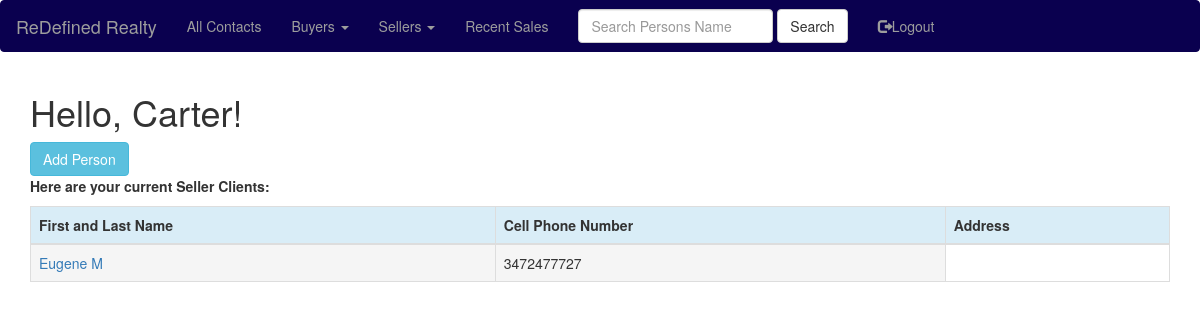
The page /seller_clients (signed in) on the database its author committed.
### app/models.py (models this page shows, shortened)
class User(UserMixin, db.Model):
    id = db.Column(db.Integer, primary_key=True)
    username = db.Column(db.String(64), index=True, unique=True)
    email = db.Column(db.String(120), index=True, unique=True)
    password_hash = db.Column(db.String(128))
    People=db.relationship('People', backref='people', lazy='dynamic')
    ProfileNotes=db.relationship('ProfileNotes', backref='profilenotes', lazy='dynamic')

class People(db.Model):
    id = db.Column(db.Integer, primary_key=True)
    first_name=db.Column(db.String(20))
    last_name=db.Column(db.String(20))
    phone_cell=db.Column(db.Integer)
    ptype=db.Column(db.String(6))
    pstatus=db.Column(db.String(7))
    notes=db.Column(db.String(140))
    house_number=db.Column(db.String(140))
    street_name=db.Column(db.String(140))
    city_name=db.Column(db.String(140))
    state_name=db.Column(db.String(140))
    zip_code=db.Column(db.String(140))
    price=db.Column(db.Integer)
    user_account_pk=db.Column(db.Integer, db.ForeignKey('user.id'))
    ProfileNotes=db.relationship('ProfileNotes', backref='peopleprofilenotes', lazy='dynamic')

### app/routes.py (the view)
@app.route('/seller_clients', methods=['GET'])
@login_required
def seller_clients():
    sellerclients=view_seller_clients(current_user=current_user)
    return render_template('seller_clients.html', title='Seller Clients', sellerclients=sellerclients)

### app/models.py (called while the page is built)
@login.user_loader
def load_user(id):
    return User.query.get(int(id))

### app/queryfunc.py (called while the page is built)
def view_seller_clients(current_user):
    currentuser = User.query.filter_by(username=current_user.username).first()
    account_pk = currentuser.id
    sellerclients=People.query.filter_by(user_account_pk=account_pk, ptype="seller", pstatus="client").all()
    return sellerclients

### app/templates/seller_clients.html
{% extends "base.html" %}
{% import 'bootstrap/wtf.html' as wtf %}
{% block app_content %}
    <h1>Hello, {{ current_user.username }}!</h1>
    <div class="btn-group">
        <a href="{{ url_for('add_people') }}" class="btn btn-info">Add Person</a>
    </div>
    <div><p><b>Here are your current Seller Clients:</b></p></div>
    <div class="table-responsive">
        <table class="table table-bordered">
            <thead>
                <tr class="info">
                    <th>First and Last Name</th>
                    <th>Cell Phone Number</th>
                    <th>Address</th>
                </tr>
            </thead>
            {% for everyone in sellerclients %}
            <TR>
                <TD class="active"><a href="{{ url_for('view_people', people_id=everyone.id) }}">{{ everyone.first_name }}  {{ everyone.last_name }}</a></TD>
                <TD class="active">{{ everyone.phone_cell }}</TD>
            </TR>
            {% endfor %}
        </table>
    </div>
{% endblock %}

### rows shown on the page
User: username "Carter"
People: first_name "Eugene", last_name "M", phone_cell "3472477727"
